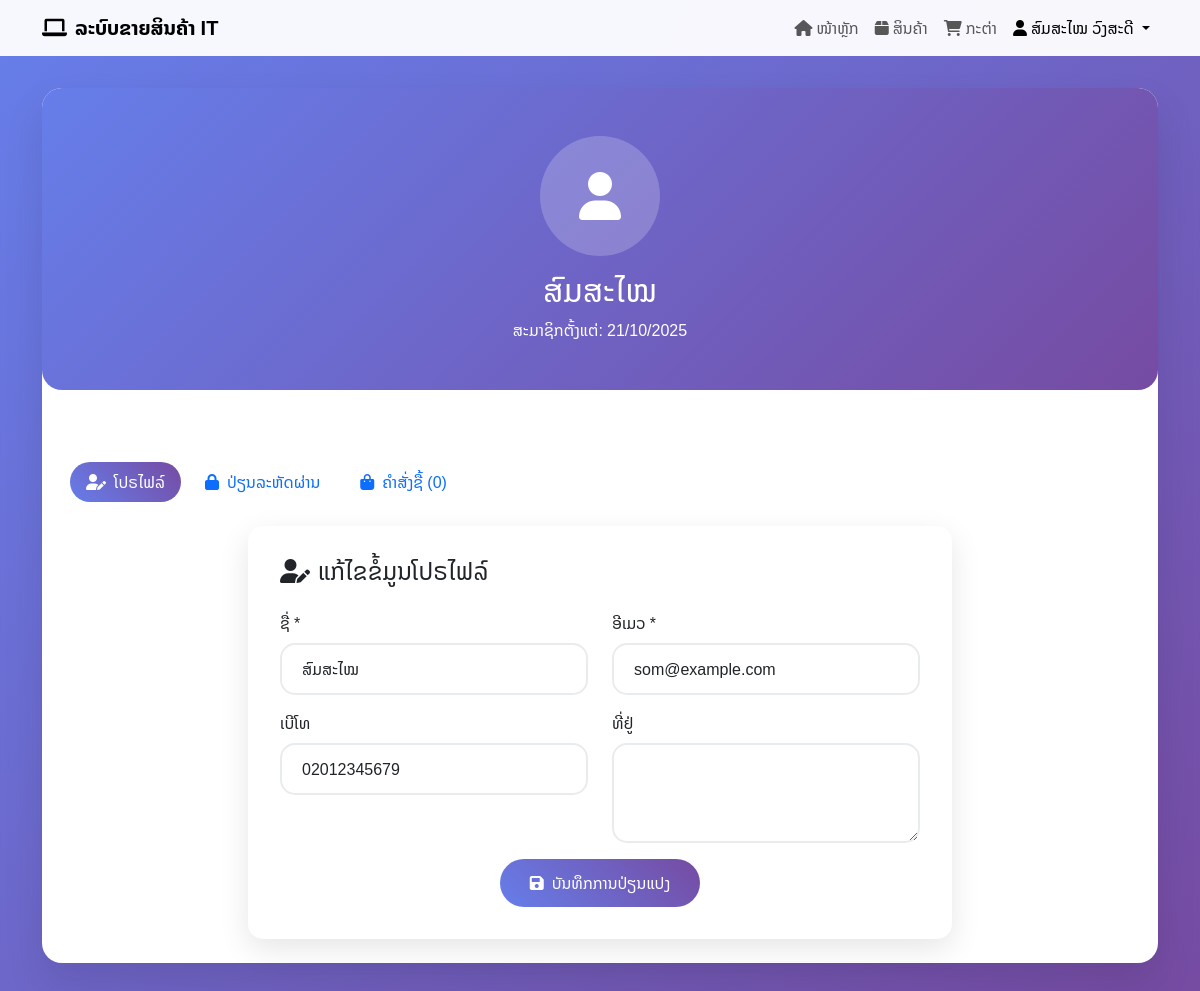
Page /profile.php (signed in) on the committed database.
### tables this page shows
CREATE TABLE customers (
    id INT AUTO_INCREMENT PRIMARY KEY,
    first_name VARCHAR(100) NOT NULL,
    last_name VARCHAR(100) NOT NULL,
    email VARCHAR(255) UNIQUE NOT NULL,
    phone VARCHAR(20),
    address TEXT,
    password VARCHAR(255) NOT NULL,
    status ENUM('active', 'inactive') DEFAULT 'active',
    created_at TIMESTAMP DEFAULT CURRENT_TIMESTAMP,
    updated_at TIMESTAMP DEFAULT CURRENT_TIMESTAMP ON UPDATE CURRENT_TIMESTAMP
);

### includes/functions.php (called while the page is built, shortened)
<?php
function getCustomerOrders($db, $customer_id) {
    try {
        $query = "SELECT o.*, COUNT(oi.id) as item_count
                  FROM orders o
                  LEFT JOIN order_items oi ON o.id = oi.order_id
                  WHERE o.customer_id = :customer_id
                  GROUP BY o.id
                  ORDER BY o.created_at DESC";
        $stmt = $db->prepare($query);
        $stmt->bindParam(':customer_id', $customer_id, PDO::PARAM_INT);
        $stmt->execute();
        return $stmt->fetchAll(PDO::FETCH_ASSOC);
    } catch(PDOException $e) {
        return [];
    }
}
function getCustomerById($db, $customer_id) {
    try {
        $query = "SELECT * FROM customers WHERE id = :customer_id";
        $stmt = $db->prepare($query);
        $stmt->bindParam(':customer_id', $customer_id, PDO::PARAM_INT);
        $stmt->execute();
        return $stmt->fetch(PDO::FETCH_ASSOC);
    } catch(PDOException $e) {
        return false;
    }
}
?>

### profile.php (the view, shortened to what this page needs)
<?php
require_once 'includes/functions.php';
$database = new Database();
$db = $database->getConnection();
$customer_id = $_SESSION['customer_id'];
$customer = getCustomerById($db, $customer_id);
$orders = getCustomerOrders($db, $customer_id);
?>
<!DOCTYPE html>
<html lang="lo">
<head>
    <link href="https://cdn.jsdelivr.net/npm/bootstrap@5.3.0/dist/css/bootstrap.min.css" rel="stylesheet">
    <link href="https://cdnjs.cloudflare.com/ajax/libs/font-awesome/6.0.0/css/all.min.css" rel="stylesheet">
    <link href="https://cdn.jsdelivr.net/npm/sweetalert2@11/dist/sweetalert2.min.css" rel="stylesheet">
</head>
<body>
    <nav class="navbar navbar-expand-lg navbar-light">
        <div class="container">
            <a class="navbar-brand fw-bold" href="index.php">
                <i class="fas fa-laptop me-2"></i>ລະບົບຂາຍສິນຄ້າ IT
            </a>
            <div class="navbar-nav ms-auto">
                <a class="nav-link" href="index.php">
                    <i class="fas fa-home me-1"></i>ໜ້າຫຼັກ
                </a>
                <a class="nav-link" href="products.php">
                    <i class="fas fa-box me-1"></i>ສິນຄ້າ
                </a>
                <a class="nav-link" href="cart.php">
                    <i class="fas fa-shopping-cart me-1"></i>ກະຕ່າ
                </a>
                <div class="nav-item dropdown">
                    <a class="nav-link dropdown-toggle active" href="#" role="button" data-bs-toggle="dropdown">
                        <i class="fas fa-user me-1"></i><?php echo htmlspecialchars($_SESSION['customer_name']); ?>
                    </a>
                </div>
            </div>
        </div>
    </nav>
    <div class="container">
        <div class="main-content">
            <div class="profile-header">
                <div class="profile-avatar">
                    <i class="fas fa-user"></i>
                </div>
                <h2><?php echo htmlspecialchars($customer['first_name']); ?></h2>
                <p class="mb-0">ສະມາຊິກຕັ້ງແຕ່: <?php echo date('d/m/Y', strtotime($customer['created_at'])); ?></p>
            </div>
            <div class="p-4">
                <ul class="nav nav-pills mb-4" id="profileTabs" role="tablist">
                    <li class="nav-item" role="presentation">
                        <button class="nav-link active" id="profile-tab" data-bs-toggle="pill" data-bs-target="#profile" type="button" role="tab">
                            <i class="fas fa-user-edit me-2"></i>ໂປຣໄຟລ໌
                        </button>
                    </li>
                    <li class="nav-item" role="presentation">
                        <button class="nav-link" id="password-tab" data-bs-toggle="pill" data-bs-target="#password" type="button" role="tab">
                            <i class="fas fa-lock me-2"></i>ປ່ຽນລະຫັດຜ່ານ
                        </button>
                    </li>
                    <li class="nav-item" role="presentation">
                        <button class="nav-link" id="orders-tab" data-bs-toggle="pill" data-bs-target="#orders" type="button" role="tab">
                            <i class="fas fa-shopping-bag me-2"></i>ຄໍາສັ່ງຊື້ (<?php echo count($orders); ?>)
                        </button>
                    </li>
                </ul>
                <div class="tab-content" id="profileTabContent">
                    <div class="tab-pane fade show active" id="profile" role="tabpanel">
                        <div class="row">
                            <div class="col-lg-8 mx-auto">
                                <div class="profile-card">
                                    <h4 class="mb-4">
                                        <i class="fas fa-user-edit me-2"></i>ແກ້ໄຂຂໍ້ມູນໂປຣໄຟລ໌
                                    </h4>
                                    <form method="POST" action="">
                                        <div class="row">
                                            <div class="col-md-6 mb-3">
                                                <label for="first_name" class="form-label">ຊື່ *</label>
                                                <input type="text" class="form-control" id="first_name" name="first_name"
                                                    value="<?php echo htmlspecialchars($customer['first_name']); ?>" required>
                                            </div>
                                            <div class="col-md-6 mb-3">
                                                <label for="email" class="form-label">ອີເມວ *</label>
                                                <input type="email" class="form-control" id="email" name="email"
                                                    value="<?php echo htmlspecialchars($customer['email']); ?>" required>
                                            </div>
                                        </div>
                                        <div class="row">
                                            <div class="col-md-6 mb-3">
                                                <label for="phone" class="form-label">ເບີໂທ</label>
                                                <input type="tel" class="form-control" id="phone" name="phone"
                                                    value="<?php echo htmlspecialchars($customer['phone'] ?? ''); ?>">
                                            </div>
                                            <div class="col-md-6 mb-3">
                                                <label for="address" class="form-label">ທີ່ຢູ່</label>
                                                <textarea class="form-control" id="address" name="address" rows="3"><?php echo htmlspecialchars($customer['address'] ?? ''); ?></textarea>
                                            </div>
                                        </div>
                                        <div class="text-center">
                                            <button type="submit" class="btn btn-primary">
                                                <i class="fas fa-save me-2"></i>ບັນທຶກການປ່ຽນແປງ
                                            </button>
                                        </div>
                                    </form>
                                </div>
                            </div>
                        </div>
                    </div>
                </div>
            </div>
        </div>
    </div>
</body>
</html>

### profile.php (style rules this page uses)
body { font-family: 'Noto Sans Lao', sans-serif; background: linear-gradient(135deg, #667eea 0%, #764ba2 100%); min-height: 100vh; }
.navbar { background: rgba(255, 255, 255, 0.95); backdrop-filter: blur(10px); }
.main-content { background: white; border-radius: 20px; box-shadow: 0 20px 40px rgba(0, 0, 0, 0.1); margin: 2rem 0; }
.profile-header { background: linear-gradient(135deg, #667eea 0%, #764ba2 100%); color: white; border-radius: 20px; padding: 3rem 2rem; text-align: center; margin-bottom: 3rem; }
.profile-avatar { width: 120px; height: 120px; border-radius: 50%; background: rgba(255, 255, 255, 0.2); display: flex; align-items: center; justify-content: center; font-size: 3rem; margin: 0 auto 1rem; }
.profile-card { background: white; border-radius: 15px; padding: 2rem; box-shadow: 0 10px 30px rgba(0, 0, 0, 0.1); transition: transform 0.3s ease; height: 100%; }
.form-control { border-radius: 15px; border: 2px solid #e9ecef; padding: 12px 20px; }
.btn-primary { background: linear-gradient(45deg, #667eea, #764ba2); border: none; border-radius: 25px; padding: 12px 30px; }
.nav-pills .nav-link { border-radius: 25px; margin: 0 0.25rem; }
.nav-pills .nav-link.active { background: linear-gradient(45deg, #667eea, #764ba2); }

### rows in the picture
customers: first_name "ສົມສະໄໝ", created_at "21/10/2025", email "som@example.com", phone "02012345679"

### other values in the picture
$_SESSION['customer_name'] "ສົມສະໄໝ ວົງສະດີ"
count($orders) "0"
